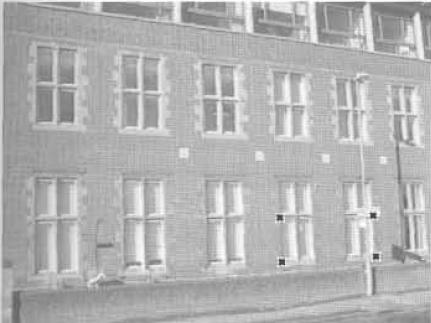
#> input picture py/gb.png, 431 x 323 px
$ python untitled6.py
#> lines starting #> are read from the running program, lines starting #| are printed output that depends on the picture
import numpy as np
import cv2

p=np.array([[36,44,1],
            [364,83,1],
            [25,277,1],
            [374,259,1]])

pa=np.array([[0,0,1],
            [400,0,1],
            [0,200,1],
            [400,200,1]])
M=np.zeros((8,9))
gj =[0,2,4,6]

M[gj,0]=p[:,0]
M[gj,1]=p[:,1]
M[gj,2]=1
M[gj,6]=-p[:,0]*pa[:,0]
M[gj,7]=-p[:,1]*pa[:,0]
M[gj,8]=-pa[:,0]

gn =[1,3,5,7]


M[gn,3]=p[:,0]
M[gn,4]=p[:,1]
M[gn,5]=1
M[gn,6]=-p[:,0]*pa[:,1]
M[gn,7]=-p[:,1]*pa[:,1]
M[gn,8]=-pa[:,1]

U, S, VT = np.linalg.svd(M)
V= VT.transpose()

H= V[:,8].reshape(3, 3)
Hi = np.linalg.inv(H)
paa = np.matmul(H,p.transpose() )

paa = paa.transpose()
paa[0,:]=paa[0,:]/paa[0,2]
paa[1,:]=paa[1,:]/paa[1,2]
paa[2,:]=paa[2,:]/paa[2,2]
paa[3,:]=paa[3,:]/paa[3,2]


pj=([0,0,1],[431,0,1],[431,323,1],[0,323,1])
pj= np.array(pj).transpose()

pja= np.matmul(H,pj)

for i  in range(4):
    pja[:,i]=pja[:,i]/pja[2,i]

xmin = pja[0,:].min()
xmax = pja[0,:].max()
ymin = pja[1,:].min()
ymax = pja[1,:].max()
w = np.int32(xmax -xmin )+1
h = np.int32(ymax - ymin) +1


ImA = np.zeros((h,w))


# Read the image and convert it to grayscale
image =np.double( cv2.imread('gb.png', cv2.IMREAD_GRAYSCALE))/255
#> image: shape (323, 431) float64; min 0.216, max 1, mean 0.701


for i  in range(h):
    for j in range(w):
        pa =np.array([[j+xmin,i+ymin,1]] )
        pa =pa.transpose()
        p= np.matmul(Hi,pa)


        p =np.int32( p[:,0]/p[2,0])
        if p[0]>=0 and p[0]<image.shape[1] and p[1]>0 and p[1]<image.shape[0] :
            ImA[i,j]=image[p[1],p[0]]


        print(p)
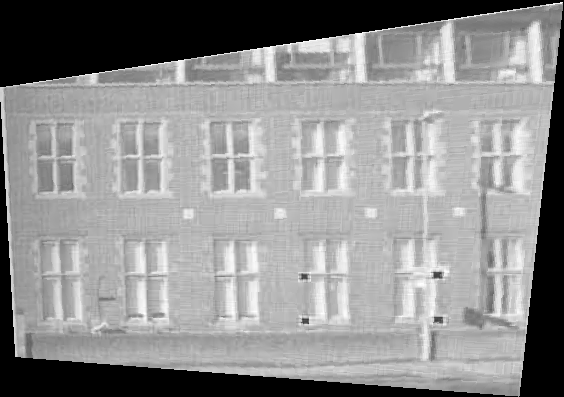
#> ImA: shape (397, 564) float64; min 0, max 1, mean 0.559


# Display the original and labeled images
cv2.imshow('Original', image)
cv2.imshow('ImA', ImA)
cv2.waitKey(0)
cv2.destroyAllWindows()
